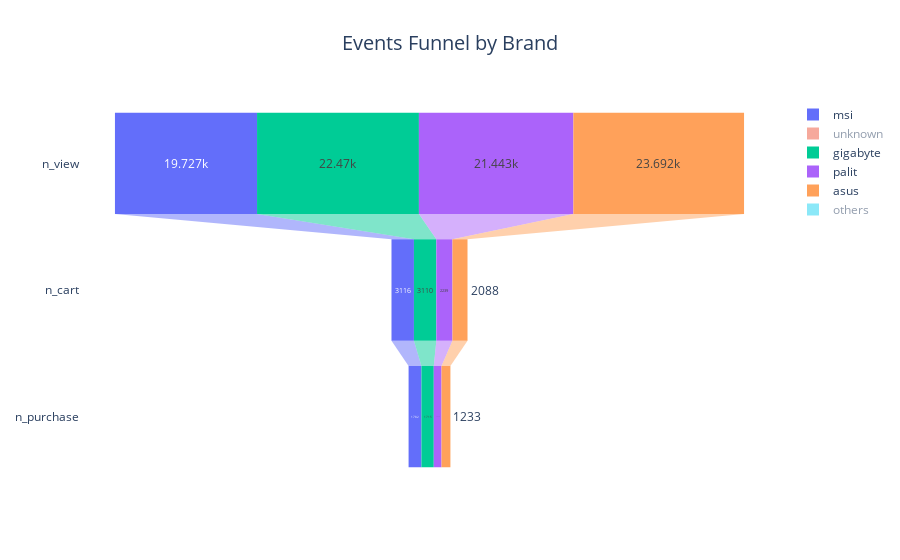

Notebook source saved alongside this figure:
### Code cell
fig = go.Figure(layout={'title_text': 'Events Funnel by Brand'})
for idx, data in data_funnel_by_brands_others.iterrows():
    funnel = go.Funnel(
        name=idx, 
        y=['n_view', 'n_cart', 'n_purchase'], 
        x=data[['n_view', 'n_cart', 'n_purchase']]
    )
    if funnel['name'] in ['others', 'unknown']:
        funnel['visible'] = "legendonly"

    fig.add_trace(funnel)

fig

### Figure 1 — Plotly figure (JSON) as saved in the notebook; plotly's stock layout.template omitted (floating-point values rounded to 4 significant figures)
{"data": [{"name": "msi", "type": "funnel", "x": [19727, 3116, 1782], "y": ["n_view", "n_cart", "n_purchase"]}, {"name": "unknown", "type": "funnel", "visible": "legendonly", "x": [183599, 12158, 9235], "y": ["n_view", "n_cart", "n_purchase"]}, {"name": "gigabyte", "type": "funnel", "x": [22470, 3110, 1715], "y": ["n_view", "n_cart", "n_purchase"]}, {"name": "palit", "type": "funnel", "x": [21443, 2239, 1075], "y": ["n_view", "n_cart", "n_purchase"]}, {"name": "asus", "type": "funnel", "x": [23692, 2088, 1233], "y": ["n_view", "n_cart", "n_purchase"]}, {"name": "others", "type": "funnel", "visible": "legendonly", "x": [497162, 29912, 21299], "y": ["n_view", "n_cart", "n_purchase"]}], "layout": {"title": {"text": "Events Funnel by Brand"}}}
